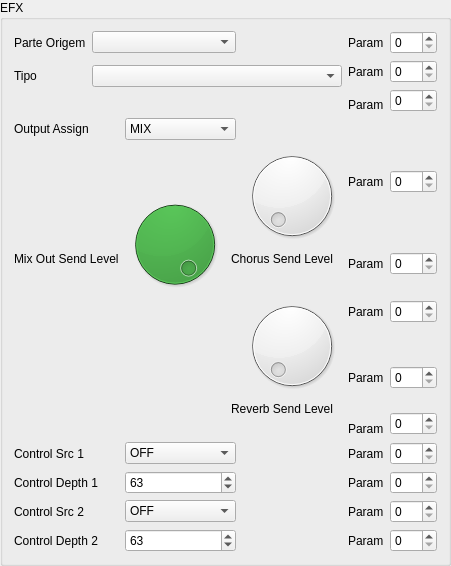
             <widget class="QGroupBox" name="groupBox_8">
              <property name="title">
               <string>EFX</string>
              </property>
              <layout class="QGridLayout" name="gridLayout_11">
               <item row="0" column="0">
                <widget class="QLabel" name="label_5">
                 <property name="text">
                  <string>Parte Origem</string>
                 </property>
                </widget>
               </item>
               <item row="0" column="1" colspan="3">
                <widget class="QComboBox" name="perfOrigem"/>
               </item>
               <item row="0" column="5">
                <widget class="QLabel" name="perfParamLbl">
                 <property name="text">
                  <string>Param</string>
                 </property>
                </widget>
               </item>
               <item row="0" column="6">
                <widget class="QSpinBox" name="perfParam">
                 <property name="maximum">
                  <number>127</number>
                 </property>
                 <property name="value">
                  <number>0</number>
                 </property>
                </widget>
               </item>
               <item row="1" column="0" rowspan="2">
                <widget class="QLabel" name="label_6">
                 <property name="text">
                  <string>Tipo</string>
                 </property>
                </widget>
               </item>
               <item row="1" column="1" rowspan="2" colspan="4">
                <widget class="QComboBox" name="perfEfeito"/>
               </item>
               <item row="1" column="5">
                <widget class="QLabel" name="perfParamLbl_2">
                 <property name="text">
                  <string>Param</string>
                 </property>
                </widget>
               </item>
               <item row="1" column="6">
                <widget class="QSpinBox" name="perfParam_2">
                 <property name="maximum">
                  <number>127</number>
                 </property>
                 <property name="value">
                  <number>0</number>
                 </property>
                </widget>
               </item>
               <item row="2" column="6" rowspan="2">
                <widget class="QSpinBox" name="perfParam_3">
                 <property name="maximum">
                  <number>127</number>
                 </property>
                 <property name="value">
                  <number>0</number>
                 </property>
                </widget>
               </item>
               <item row="3" column="5">
                <widget class="QLabel" name="perfParamLbl_3">
                 <property name="text">
                  <string>Param</string>
                 </property>
                </widget>
               </item>
               <item row="4" column="0" colspan="2">
                <widget class="QLabel" name="label_7">
                 <property name="text">
                  <string>Output Assign</string>
                 </property>
                </widget>
               </item>
               <item row="4" column="2" colspan="2">
                <widget class="QComboBox" name="perfOA">
                 <item>
                  <property name="text">
                   <string>MIX</string>
                  </property>
                 </item>
                 <item>
                  <property name="text">
                   <string>DIRECT-1</string>
                  </property>
                 </item>
                 <item>
                  <property name="text">
                   <string>DIRECT-2</string>
                  </property>
                 </item>
                </widget>
               </item>
               <item row="4" column="5" rowspan="2">
                <widget class="QLabel" name="perfParamLbl_4">
                 <property name="text">
                  <string>Param</string>
                 </property>
                </widget>
               </item>
               <item row="4" column="6" rowspan="2">
                <widget class="QSpinBox" name="perfParam_4">
                 <property name="maximum">
                  <number>127</number>
                 </property>
                 <property name="value">
                  <number>0</number>
                 </property>
                </widget>
               </item>
               <item row="5" column="2" rowspan="5">
                <widget class="QDial" name="perfMSL">
                 <property name="styleSheet">
                  <string notr="true">background-color: rgb(0, 85, 0);</string>
                 </property>
                 <property name="maximum">
                  <number>127</number>
                 </property>
                 <property name="value">
                  <number>127</number>
                 </property>
                </widget>
               </item>
               <item row="5" column="4">
                <widget class="QDial" name="perfCSL">
                 <property name="maximum">
                  <number>127</number>
                 </property>
                </widget>
               </item>
               <item row="6" column="0" colspan="2">
                <widget class="QLabel" name="label_8">
                 <property name="text">
                  <string>Mix Out Send Level</string>
                 </property>
                </widget>
               </item>
               <item row="6" column="3" colspan="2">
                <widget class="QLabel" name="label_9">
                 <property name="text">
                  <string>Chorus Send Level</string>
                 </property>
                </widget>
               </item>
               <item row="6" column="5" rowspan="2">
                <widget class="QLabel" name="perfParamLbl_5">
                 <property name="text">
                  <string>Param</string>
                 </property>
                </widget>
               </item>
               <item row="6" column="6" rowspan="2">
                <widget class="QSpinBox" name="perfParam_5">
                 <property name="maximum">
                  <number>127</number>
                 </property>
                 <property name="value">
                  <number>0</number>
                 </property>
                </widget>
               </item>
               <item row="8" column="5" rowspan="2">
                <widget class="QLabel" name="perfParamLbl_6">
                 <property name="text">
                  <string>Param</string>
                 </property>
                </widget>
               </item>
               <item row="8" column="6" rowspan="2">
                <widget class="QSpinBox" name="perfParam_6">
                 <property name="maximum">
                  <number>127</number>
                 </property>
                 <property name="value">
                  <number>0</number>
                 </property>
                </widget>
               </item>
               <item row="9" column="4" rowspan="2">
                <widget class="QDial" name="perfperfRSL">
                 <property name="maximum">
                  <number>127</number>
                 </property>
                </widget>
               </item>
               <item row="10" column="5" rowspan="2">
                <widget class="QLabel" name="perfParamLbl_7">
                 <property name="text">
                  <string>Param</string>
                 </property>
                </widget>
               </item>
               <item row="10" column="6" rowspan="2">
                <widget class="QSpinBox" name="perfParam_7">
                 <property name="maximum">
                  <number>127</number>
                 </property>
                 <property name="value">
                  <number>0</number>
                 </property>
                </widget>
               </item>
               <item row="11" column="3" rowspan="2" colspan="2">
                <widget class="QLabel" name="label_25">
                 <property name="text">
                  <string>Reverb Send Level</string>
                 </property>
                </widget>
               </item>
               <item row="12" column="6" rowspan="2">
                <widget class="QSpinBox" name="perfParam_8">
                 <property name="maximum">
                  <number>127</number>
                 </property>
                 <property name="value">
                  <number>0</number>
                 </property>
                </widget>
               </item>
               <item row="13" column="5">
                <widget class="QLabel" name="perfParamLbl_8">
                 <property name="text">
                  <string>Param</string>
                 </property>
                </widget>
               </item>
               <item row="14" column="0" colspan="2">
                <widget class="QLabel" name="label_26">
                 <property name="text">
                  <string>Control Src 1</string>
                 </property>
                </widget>
               </item>
               <item row="14" column="2" colspan="2">
                <widget class="QComboBox" name="perfCtrlSrc1">
                 <item>
                  <property name="text">
                   <string>OFF</string>
                  </property>
                 </item>
                 <item>
                  <property name="text">
                   <string>SYS-CTRL1</string>
                  </property>
                 </item>
                 <item>
                  <property name="text">
                   <string>SYS-CTRL2</string>
                  </property>
                 </item>
                 <item>
                  <property name="text">
                   <string>MODULATION</string>
                  </property>
                 </item>
                 <item>
                  <property name="text">
                   <string>BREATH</string>
                  </property>
                 </item>
                 <item>
                  <property name="text">
                   <string>FOOT</string>
                  </property>
                 </item>
                 <item>
                  <property name="text">
                   <string>VOLUME</string>
                  </property>
                 </item>
                 <item>
                  <property name="text">
                   <string>PAN</string>
                  </property>
                 </item>
                 <item>
                  <property name="text">
                   <string>EXPRESSION</string>
                  </property>
                 </item>
                 <item>
                  <property name="text">
                   <string>PITCH BEND</string>
                  </property>
                 </item>
                 <item>
                  <property name="text">
                   <string>AFTERTOUCH</string>
                  </property>
                 </item>
                </widget>
               </item>
               <item row="14" column="5">
                <widget class="QLabel" name="perfParamLbl_9">
                 <property name="text">
                  <string>Param</string>
                 </property>
                </widget>
               </item>
               <item row="14" column="6">
                <widget class="QSpinBox" name="perfParam_9">
                 <property name="maximum">
                  <number>127</number>
                 </property>
                 <property name="value">
                  <number>0</number>
                 </property>
                </widget>
               </item>
               <item row="15" column="0" colspan="2">
                <widget class="QLabel" name="label_27">
                 <property name="text">
                  <string>Control Depth 1</string>
                 </property>
                </widget>
               </item>
               <item row="15" column="2" colspan="2">
                <widget class="QSpinBox" name="perfCtrlDepth1">
                 <property name="maximum">
                  <number>126</number>
                 </property>
                 <property name="value">
                  <number>63</number>
                 </property>
                </widget>
               </item>
               <item row="15" column="5">
                <widget class="QLabel" name="perfParamLbl_10">
                 <property name="text">
                  <string>Param</string>
                 </property>
                </widget>
               </item>
               <item row="15" column="6">
                <widget class="QSpinBox" name="perfParam_10">
                 <property name="maximum">
                  <number>127</number>
                 </property>
                 <property name="value">
                  <number>0</number>
                 </property>
                </widget>
               </item>
               <item row="16" column="0" colspan="2">
                <widget class="QLabel" name="label_28">
                 <property name="text">
                  <string>Control Src 2</string>
                 </property>
                </widget>
               </item>
               <item row="16" column="2" colspan="2">
                <widget class="QComboBox" name="perfCtrlSrc2">
                 <item>
                  <property name="text">
                   <string>OFF</string>
                  </property>
                 </item>
                 <item>
                  <property name="text">
                   <string>SYS-CTRL1</string>
                  </property>
                 </item>
                 <item>
                  <property name="text">
                   <string>SYS-CTRL2</string>
                  </property>
                 </item>
                 <item>
                  <property name="text">
                   <string>MODULATION</string>
                  </property>
                 </item>
                 <item>
                  <property name="text">
                   <string>BREATH</string>
                  </property>
                 </item>
                 <item>
                  <property name="text">
                   <string>FOOT</string>
                  </property>
                 </item>
                 <item>
                  <property name="text">
                   <string>VOLUME</string>
                  </property>
                 </item>
                 <item>
                  <property name="text">
                   <string>PAN</string>
                  </property>
                 </item>
                 <item>
                  <property name="text">
                   <string>EXPRESSION</string>
                  </property>
                 </item>
                 <item>
                  <property name="text">
                   <string>PITCH BEND</string>
                  </property>
                 </item>
                 <item>
                  <property name="text">
                   <string>AFTERTOUCH</string>
                  </property>
                 </item>
                </widget>
               </item>
               <item row="16" column="5">
                <widget class="QLabel" name="perfParamLbl_11">
                 <property name="text">
                  <string>Param</string>
                 </property>
                </widget>
               </item>
               <item row="16" column="6">
                <widget class="QSpinBox" name="perfParam_11">
                 <property name="maximum">
                  <number>127</number>
                 </property>
                 <property name="value">
                  <number>0</number>
                 </property>
                </widget>
               </item>
               <item row="17" column="0" colspan="2">
                <widget class="QLabel" name="label_29">
                 <property name="text">
                  <string>Control Depth 2</string>
                 </property>
                </widget>
               </item>
               <item row="17" column="2" colspan="2">
                <widget class="QSpinBox" name="perfCtrlDepth2">
                 <property name="maximum">
                  <number>126</number>
                 </property>
                 <property name="value">
                  <number>63</number>
                 </property>
                </widget>
               </item>
               <item row="17" column="5">
                <widget class="QLabel" name="perfParamLbl_12">
                 <property name="text">
                  <string>Param</string>
                 </property>
                </widget>
               </item>
               <item row="17" column="6">
                <widget class="QSpinBox" name="perfParam_12">
                 <property name="maximum">
                  <number>127</number>
                 </property>
                 <property name="value">
                  <number>0</number>
                 </property>
                </widget>
               </item>
              </layout>
             </widget>
